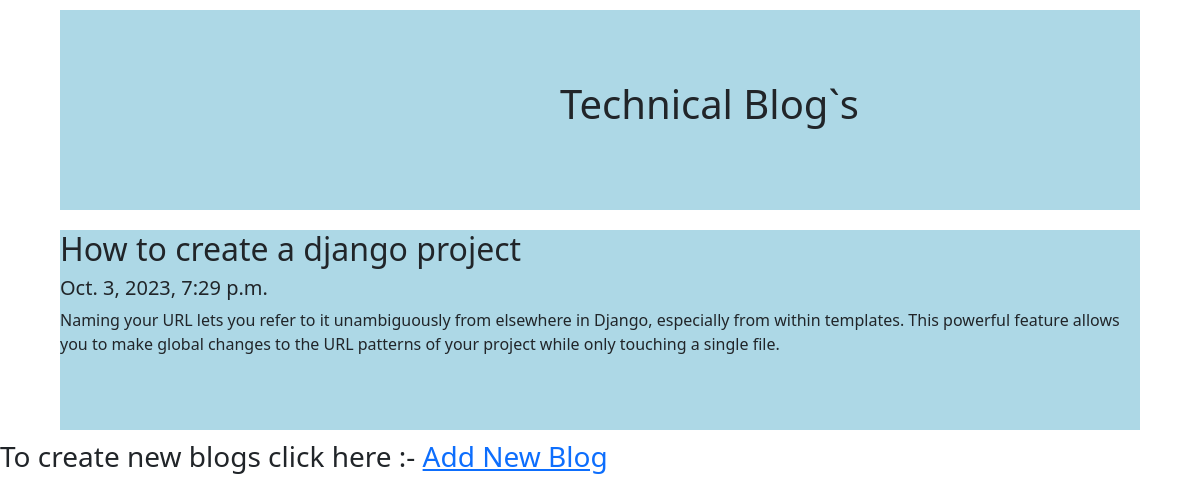
/post/1, run on the app's committed database.
### home/models.py (models this page shows)
class blogs(models.Model):
    title = models.CharField(max_length=50)
    dec = models.CharField(max_length=100000000000000)
    created_at = models.DateTimeField(default=datetime.now,blank=True)

### home/views.py (the view)
# urls.py: path('post/<str:pk>',views.post,name = "post"),
def post(request,pk):
    posts = blogs.objects.get(id = pk)
    return render(request,"post.html",{"posts" : posts})

### templates/post.html (shortened to what this page needs)
{% extends "base.html" %}
{% block body %}
<div id="main">
    <div class="item" id="i1">
        <div id="t1">
            <h1>Technical Blog`s</h1>
        </div>
    </div>
        <div class="item i1">
                <h2>{{posts.title}}</h2>
                <h5>{{posts.created_at}}</h5>
                <p>{{posts.dec}}</p>
        </div>
</div>
<div class="add">
    <h3>
        To create new blogs click here :- <a href="/add">Add New Blog</a>
    </h3>
</div>
{% endblock body %}

### data on the page
blogs: title "How to create a django project", created_at "Oct. 3, 2023, 7:29 p.m.", dec "Naming your URL lets you refer to it unambiguously from elsewhere in Django, especially from within templates. This powerful feature allows you to make global changes to the URL patterns of your project while only touching a single file."
